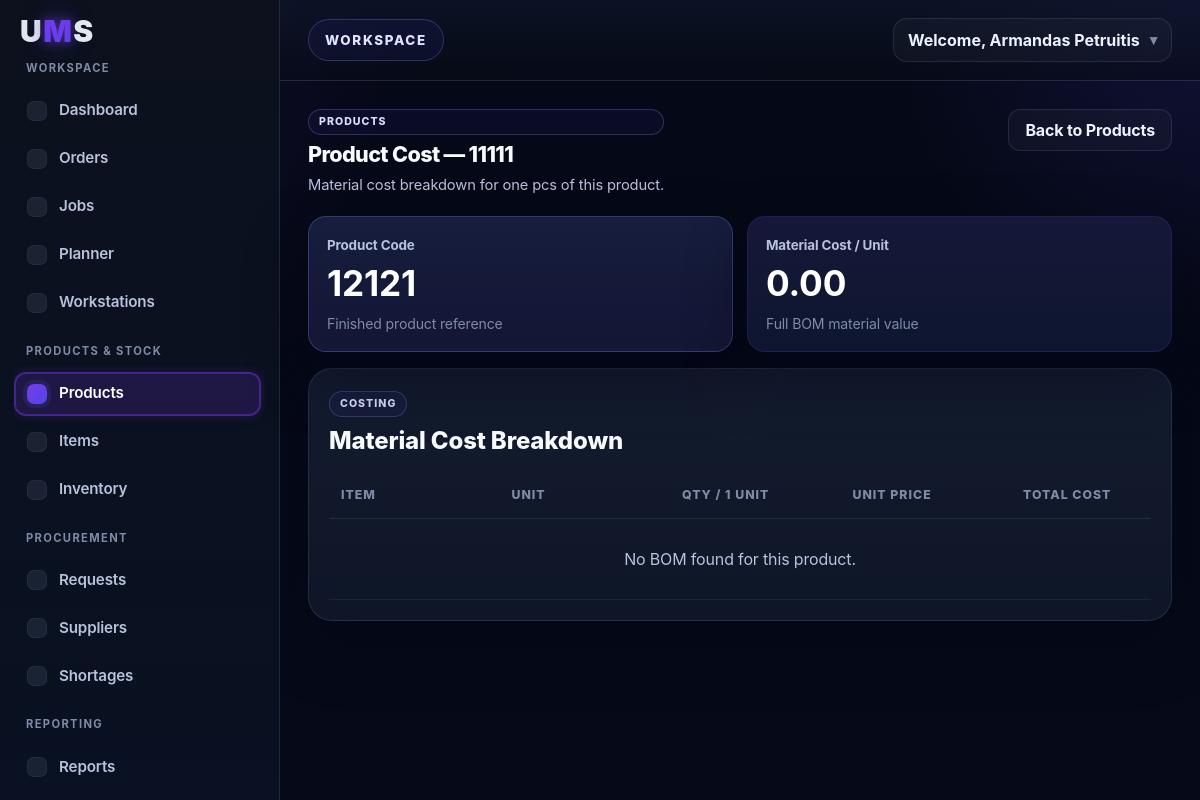
The app's page /products/2/cost (signed in) with its own data.
### tables this page shows
CREATE TABLE products (
        id INTEGER PRIMARY KEY AUTOINCREMENT,
        product_code TEXT NOT NULL,
        product_name TEXT NOT NULL,
        description TEXT,
        measurement_unit TEXT NOT NULL
    , time_per_unit REAL NOT NULL DEFAULT 0, stock_quantity REAL NOT NULL DEFAULT 0, company_id INTEGER);

### app.py (the view, shortened to what this page needs)
@app.route("/products/<int:product_id>/cost")
def product_cost(product_id):
    if not is_logged_in():
        return redirect(url_for("login"))
    company_id = get_company_id()
    conn = sqlite3.connect("database.db")
    cursor = conn.cursor()
    cursor.execute("""
        SELECT id, product_code, product_name, measurement_unit
        FROM products
        WHERE id = ? AND company_id = ?
    """, (product_id, company_id))
    product_row = cursor.fetchone()
    if product_row is None:
        conn.close()
        return "Product not found", 404
    product = {
        "id": product_row[0],
        "product_code": product_row[1],
        "product_name": product_row[2],
        "measurement_unit": product_row[3]
    }
    try:
        exploded_items = explode_bom_items_recursive(cursor, product_id, 1, company_id=company_id)
    except ValueError as e:
        conn.close()
        flash(str(e), "error")
        return redirect(url_for("products"))
    materials = []
    total_material_cost = 0
    conn.close()
    return render_template(
        "product_cost.html",
        product=product,
        materials=materials,
        total_material_cost=total_material_cost,
        active_page="products"
    )

### app.py (called while the page is built, shortened)
def is_logged_in():
    return "user_id" in session

def get_company_id():
    company_id = session.get("company_id")
    if not company_id:
        raise ValueError("Missing company_id in session.")
    return company_id

def explode_bom_items_recursive(cursor, product_id, required_quantity, collected=None, path=None, company_id=None):
    if collected is None:
        collected = {}
    if path is None:
        path = []
    if company_id is None:
        raise ValueError("company_id is required.")
    if product_id in path:
        raise ValueError("Circular BOM detected.")
    current_path = path + [product_id]
    cursor.execute("""
        SELECT
            component_type,
            item_id,
            child_product_id,
            quantity
        FROM bom
        WHERE product_id = ?
          AND company_id = ?
        ORDER BY id ASC
    """, (product_id, company_id))
    rows = cursor.fetchall()
    return collected

def get_current_user_role():
    return (session.get("user_role") or "worker").strip().lower()

def get_role_default_permissions(role):
    return set(ROLE_DEFAULT_PERMISSIONS.get((role or "worker").lower(), set()))

def get_user_permission_overrides(user_id):
    conn = sqlite3.connect("database.db")
    cursor = conn.cursor()
    cursor.execute("""
        SELECT permission_key, allowed
        FROM user_permissions
        WHERE user_id = ?
    """, (user_id,))
    rows = cursor.fetchall()
    conn.close()
    overrides = {}
    for permission_key, allowed in rows:
        overrides[permission_key] = bool(allowed)
    return overrides

def get_effective_permissions(user_id=None, role=None):
    if user_id is None:
        user_id = session.get("user_id")
    if role is None:
        role = get_current_user_role()
    permissions = set(get_role_default_permissions(role))
    overrides = get_user_permission_overrides(user_id)
    for permission_key, allowed in overrides.items():
        if allowed:
            permissions.add(permission_key)
        else:
            permissions.discard(permission_key)
    return permissions

@app.context_processor
def inject_permissions():
    effective_permissions = get_effective_permissions()
    return {
        "current_user_role": get_current_user_role(),
        "effective_permissions": effective_permissions,
        "has_permission_ui": lambda permission_key: permission_key in effective_permissions,
        "all_permission_keys": ALL_PERMISSION_KEYS,
    }

### templates/product_cost.html (shortened to what this page needs)
{% extends "base.html" %}
{% block content %}
<div class="jobs-header">
  <div class="jobs-header-left">
    <span class="eyebrow-label">Products</span>
    <h1>Product Cost — {{ product.product_name }}</h1>
    <p>Material cost breakdown for one {{ product.measurement_unit }} of this product.</p>
  </div>
  <div class="jobs-header-right">
    <a href="{{ url_for('products') }}" class="dashboard-btn secondary">Back to Products</a>
  </div>
</div>
<div class="dashboard-stats section-spacing">
  <div class="stat-card stat-card-accent">
    <span class="stat-label">Product Code</span>
    <strong>{{ product.product_code }}</strong>
    <span class="stat-meta">Finished product reference</span>
  </div>
  <div class="stat-card">
    <span class="stat-label">Material Cost / Unit</span>
    <strong>{{ "%.2f"|format(total_material_cost) }}</strong>
    <span class="stat-meta">Full BOM material value</span>
  </div>
</div>
<div class="dashboard-table-card">
  <div class="card-header">
    <div>
      <span class="card-kicker">Costing</span>
      <h4>Material Cost Breakdown</h4>
    </div>
  </div>
  <div class="table-wrapper">
    <table class="orders-table product-flow-table">
      <thead>
        <tr>
          <th>Item</th>
          <th>Unit</th>
          <th>Qty / 1 Unit</th>
          <th>Unit Price</th>
          <th>Total Cost</th>
        </tr>
      </thead>
      <tbody>
        {% if materials %}
          {% for m in materials %}
            <tr>
              <td data-label="Item">
                <div class="product-cell">
                  <strong>{{ m.item_name }}</strong>
                  <span class="product-sub">{{ m.item_code }}</span>
                </div>
              </td>
              <td data-label="Unit">{{ m.unit }}</td>
              <td data-label="Qty / 1 Unit">{{ m.quantity_per_unit }}</td>
              <td data-label="Unit Price">{{ "%.2f"|format(m.unit_price) }}</td>
              <td data-label="Total Cost"><strong>{{ "%.2f"|format(m.total_cost) }}</strong></td>
            </tr>
          {% endfor %}
        {% else %}
          <tr>
            <td colspan="5" class="empty-table-message">No BOM found for this product.</td>
          </tr>
        {% endif %}
      </tbody>
    </table>
  </div>
</div>
{% endblock %}

### records on screen
products: product_name "11111", measurement_unit "pcs", product_code "12121"

### other values on screen
{{ session.get('user_name') }} "Armandas Petruitis"
{{ "%.2f"|format(total_material_cost) }} "0.00"
